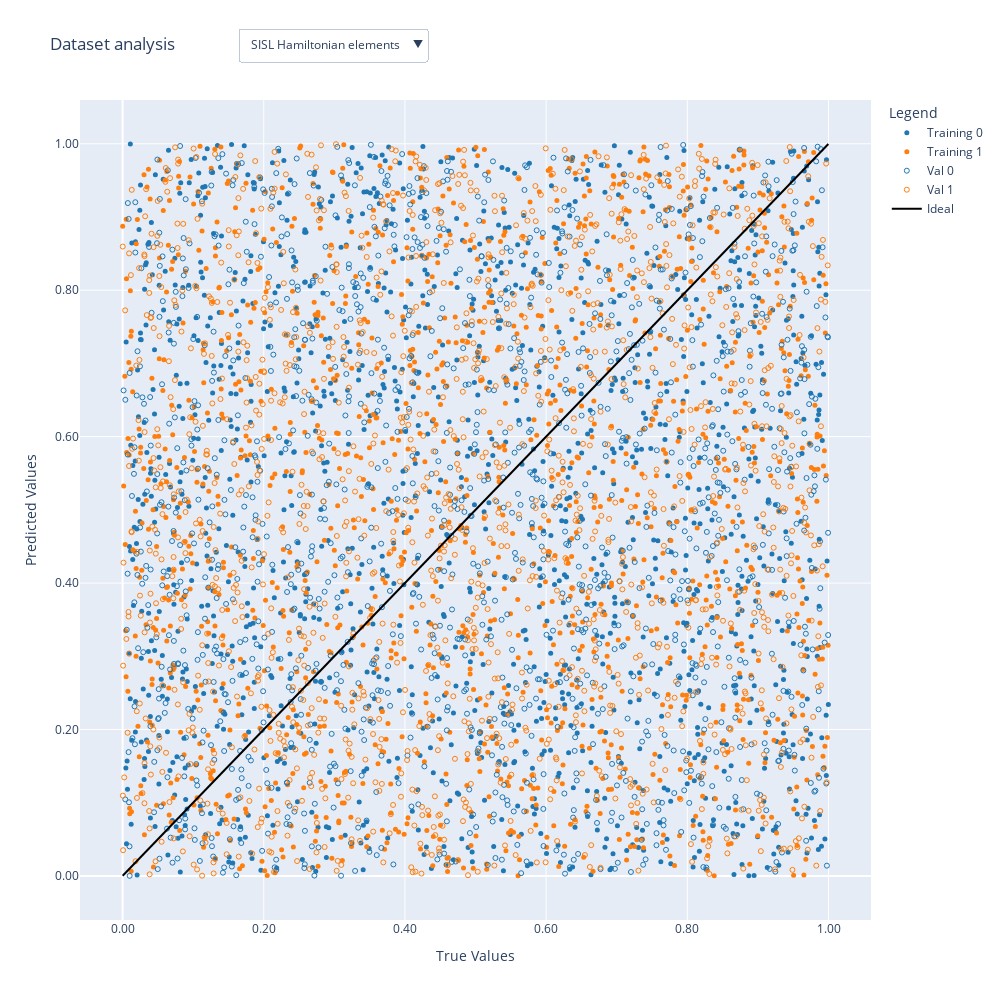

The cell this chart's notebook holds for it:
### Code cell
# Create figure
fig = go.Figure()
n_train_samples = train_true.shape[0]

# Add training data (dashed markers)
matrix_traces = []
mean_traces = []
std_traces = []
for i in range(n_train_samples):

    # Training matrix elements
    trace = go.Scatter(
        x=train_data[0][i],
        y=train_data[1][i],
        mode='markers',
        marker=dict(
            # symbol='dash',
            size=5,
            color=colors[i % len(colors)],
            line=dict(width=0)
        ),
        name=f'Training {i}',
        text=train_labels,
        # hovertemplate='True: %{x:.2f}<br>Pred: %{y:.2f}<br>%{text}',
        # legendgroup='training',
        showlegend=True
    )
    matrix_traces.append(trace)

    # Training means
    trace = go.Scatter(
        x=[train_means[0][i]],
        y=[train_means[1][i]],
        mode='markers',
        marker=dict(
            symbol='square',
            size=5,
            color=colors[i % len(colors)],
            line=dict(width=0)
        ),
        name=f'Mean training {i}',
        text=train_labels,
        # hovertemplate='True: %{x:.2f}<br>Pred: %{y:.2f}<br>%{text}',
        # legendgroup='means',
        visible=False,
        showlegend=True,
    )
    mean_traces.append(trace)

    # Training std
    trace = go.Scatter(
        x=[train_stds[0][i]],
        y=[train_stds[1][i]],
        mode='markers',
        marker=dict(
            symbol='triangle-up',
            size=5,
            color=colors[i % len(colors)],
            line=dict(width=0)
        ),
        name=f'Std training {i}',
        text=train_labels,
        # hovertemplate='True: %{x:.2f}<br>Pred: %{y:.2f}<br>%{text}',
        # legendgroup='means',
        visible=False,
        showlegend=True,
    )
    std_traces.append(trace)

# === Validation ===

n_val_samples = val_true.shape[0]
for i in range(n_val_samples):
    trace = go.Scatter(
        x=val_data[0][i],
        y=val_data[1][i],
        mode='markers',
        marker=dict(
            symbol='circle-open',
            size=5,
            color=colors[i % len(colors)],
            line=dict(width=1,)
        ),
        name=f'Val {i}',
        text=train_labels,
        # hovertemplate='True: %{x:.2f}<br>Pred: %{y:.2f}<br>%{text}',
        # legendgroup='Validation',
        showlegend=True
    )
    matrix_traces.append(trace)

    # Val means
    trace = go.Scatter(
        x=[val_means[0][i]],
        y=[val_means[1][i]],
        mode='markers',
        marker=dict(
            symbol='square-open',
            size=5,
            color=colors[i % len(colors)],
            line=dict(width=1,)
        ),
        name=f'Mean val {i}',
        text=train_labels,
        # hovertemplate='True: %{x:.2f}<br>Pred: %{y:.2f}<br>%{text}',
        # legendgroup='means',
        visible=False,
        showlegend=True,
    )
    mean_traces.append(trace)

    # Validation std
    trace = go.Scatter(
        x=[val_stds[0][i]],
        y=[val_stds[1][i]],
        mode='markers',
        marker=dict(
            symbol='triangle-up-open',
            size=5,
            color=colors[i % len(colors)],
            line=dict(width=0)
        ),
        name=f'Std validation {i}',
        text=train_labels,
        # hovertemplate='True: %{x:.2f}<br>Pred: %{y:.2f}<br>%{text}',
        # legendgroup='means',
        visible=False,
        showlegend=True,
    )
    std_traces.append(trace)
    


# Add identity line
min, max = np.min(train_true), np.max(train_true)
diagonal_trace = go.Scatter(
    x=[min, max],
    y=[min, max],
    mode='lines',
    line=dict(color='black', dash='solid'),
    name='Ideal'
)


# Last dropdown: Max Absolute error
error_trace = go.Scatter(
    x=maxaes,
    y=maxaes_labels,
    mode='markers',
    marker=dict(
        symbol='x',
        size=6,
        color=colors
    ),
    name='Max Absolute Error',
    showlegend=False  # optional: hide legend for this simple plot
)
zero_line_trace = go.Scatter(
    x=[0, 0],
    y=[maxaes_labels[0], maxaes_labels[-1]],  # or your preferred Y range
    mode='lines',
    line=dict(color='black', dash='dash'),
    name='zero',
    showlegend=False
)






# Create figure and update layout
traces = matrix_traces + mean_traces + std_traces + [error_trace] + [zero_line_trace] + [diagonal_trace]
fig = go.Figure(data=traces)
fig.update_layout(
    width=1000,
    height=1000,
    title='Dataset analysis',
    # xaxis_title='True Values',
    # yaxis_title='Predicted Values',
    legend_title='Legend',
    # hovermode='closest',
    # template='plotly_white',
    xaxis=dict(
        title='True Values',
        tickformat=".2f"
    ),
    yaxis=dict(
        title='Predicted Values',
        tickformat=".2f"
    )
)

# Add dropdown
data_true = np.concatenate([train_true, val_true])
data_pred = np.concatenate([train_pred, val_pred])
min_x_data = data_true.min()
max_x_data = data_true.max()
min_y_data = data_pred.min()
max_y_data = data_pred.max()

min_x_mean = np.min([train_means[0].min(), val_means[0].min()])
max_x_mean = np.max([train_means[0].max(), val_means[0].max()])
min_y_mean = np.min([train_means[1].min(), val_means[1].min()])
max_y_mean = np.max([train_means[1].max(), val_means[1].max()])

min_x_std = np.min([train_stds[0].min(), val_stds[0].min()])
max_x_std = np.max([train_stds[0].max(), val_stds[0].max()])
min_y_std = np.min([train_stds[1].min(), val_stds[1].min()])
max_y_std = np.max([train_stds[1].max(), val_stds[1].max()])

fig.update_layout(
    updatemenus=[
        dict(
            buttons=[
                dict(
                    label="SISL Hamiltonian elements",
                    method="update",
                    args=[{"visible": [True]*len(matrix_traces) + [False]*len(mean_traces) + [False]*len(std_traces) + [False]*2 + [True]},
                          {
                            "xaxis": {"range": [min_x_data-0.05*min_x_data, max_x_data+0.05*max_x_data]},
                            "yaxis": {"range": [min_y_data-0.05*min_y_data, max_y_data+0.05*max_y_data]},
                        }]
                ),
                dict(
                    label="Mean",
                    method="update",
                    args=[
                        {"visible": [False]*len(matrix_traces) + [True]*len(mean_traces) + [False]*len(std_traces) + [False]*2 + [True]},
                        {
                            "xaxis": {"range": [min_x_mean-0.0005*min_x_mean, max_x_mean+0.0005*max_x_mean]},
                            "yaxis": {"range": [min_y_mean-0.0005*min_y_mean, max_y_mean+0.0005*max_y_mean]},
                        }

                    ]
                ),
                dict(
                    label="Std",
                    method="update",
                    args=[
                        {"visible": [False]*len(matrix_traces) + [False]*len(mean_traces) + [True]*len(std_traces) + [False]*2 + [True]},
                        {
                            "xaxis": {"range": [min_x_std-0.0005*min_x_std, max_x_std+0.0005*max_x_std]},
                            "yaxis": {"range": [min_y_std-0.0005*min_y_std, max_y_std+0.0005*max_y_std]},
                        }

                    ]
                ),
                dict(
                    label="Max Absolute Error",
                    method="update",
                    args=[
                        {"visible": [False]*len(matrix_traces) + [False]*len(mean_traces) + [False]*len(std_traces) + [True]*2 + [False]},
                        {"xaxis": {"title": "Max Absolute Error"},
                         "yaxis": {
                             "title": "Structures",
                             "type": "category",
                            #  "categoryorder": "array",
                             "categoryarray": maxaes_labels,
                             "autorange": "reversed"
                         },
                         "showlegend": [False]*len(matrix_traces + mean_traces + std_traces) + [False]*2 + [False]}
                    ]
                )


            ],
            direction="down",
            pad={"r": 10, "t": 10},
            showactive=True,
            x=0.2,
            xanchor="left",
            y=1.1,
            yanchor="top"
        ),
    ]
)

### Figure 1 — Plotly figure (JSON) as saved in the notebook; plotly's stock layout.template omitted (floating-point values rounded to 4 significant figures; data arrays with more than 128 entries replaced by an {"elided": "..."} marker saying what was removed)
{"data": [{"marker": {"color": "#1f77b4", "line": {"width": 0}, "size": 5}, "mode": "markers", "name": "Training 0", "showlegend": true, "text": ["A", "B", "A", "B", "A", "B", "A", "B", "A", "B", "A", "B", "A", "B", "A", "B", "A", "B", "A", "B", "A", "B", "A", "B", "A", "B", "A", "B", "A", "B", "A", "B", "A", "B", "A", "B", "A", "B", "A", "B", "A", "B", "A", "B", "A", "B", "A", "B", "A", "B", "A", "B", "A", "B", "A", "B", "A", "B", "A", "B", "A", "B", "A", "B", "A", "B", "A", "B", "A", "B", "A", "B", "A", "B", "A", "B", "A", "B", "A", "B", "A", "B", "A", "B", "A", "B", "A", "B", "A", "B", "A", "B", "A", "B", "A", "B", "A", "B", "A", "B"], "type": "scatter", "x": {"elided": "1352 float values"}, "y": {"elided": "1352 float values"}}, {"marker": {"color": "#ff7f0e", "line": {"width": 0}, "size": 5}, "mode": "markers", "name": "Training 1", "showlegend": true, "text": ["A", "B", "A", "B", "A", "B", "A", "B", "A", "B", "A", "B", "A", "B", "A", "B", "A", "B", "A", "B", "A", "B", "A", "B", "A", "B", "A", "B", "A", "B", "A", "B", "A", "B", "A", "B", "A", "B", "A", "B", "A", "B", "A", "B", "A", "B", "A", "B", "A", "B", "A", "B", "A", "B", "A", "B", "A", "B", "A", "B", "A", "B", "A", "B", "A", "B", "A", "B", "A", "B", "A", "B", "A", "B", "A", "B", "A", "B", "A", "B", "A", "B", "A", "B", "A", "B", "A", "B", "A", "B", "A", "B", "A", "B", "A", "B", "A", "B", "A", "B"], "type": "scatter", "x": {"elided": "1352 float values"}, "y": {"elided": "1352 float values"}}, {"marker": {"color": "#1f77b4", "line": {"width": 1}, "size": 5, "symbol": "circle-open"}, "mode": "markers", "name": "Val 0", "showlegend": true, "text": ["A", "B", "A", "B", "A", "B", "A", "B", "A", "B", "A", "B", "A", "B", "A", "B", "A", "B", "A", "B", "A", "B", "A", "B", "A", "B", "A", "B", "A", "B", "A", "B", "A", "B", "A", "B", "A", "B", "A", "B", "A", "B", "A", "B", "A", "B", "A", "B", "A", "B", "A", "B", "A", "B", "A", "B", "A", "B", "A", "B", "A", "B", "A", "B", "A", "B", "A", "B", "A", "B", "A", "B", "A", "B", "A", "B", "A", "B", "A", "B", "A", "B", "A", "B", "A", "B", "A", "B", "A", "B", "A", "B", "A", "B", "A", "B", "A", "B", "A", "B"], "type": "scatter", "x": {"elided": "1352 float values"}, "y": {"elided": "1352 float values"}}, {"marker": {"color": "#ff7f0e", "line": {"width": 1}, "size": 5, "symbol": "circle-open"}, "mode": "markers", "name": "Val 1", "showlegend": true, "text": ["A", "B", "A", "B", "A", "B", "A", "B", "A", "B", "A", "B", "A", "B", "A", "B", "A", "B", "A", "B", "A", "B", "A", "B", "A", "B", "A", "B", "A", "B", "A", "B", "A", "B", "A", "B", "A", "B", "A", "B", "A", "B", "A", "B", "A", "B", "A", "B", "A", "B", "A", "B", "A", "B", "A", "B", "A", "B", "A", "B", "A", "B", "A", "B", "A", "B", "A", "B", "A", "B", "A", "B", "A", "B", "A", "B", "A", "B", "A", "B", "A", "B", "A", "B", "A", "B", "A", "B", "A", "B", "A", "B", "A", "B", "A", "B", "A", "B", "A", "B"], "type": "scatter", "x": {"elided": "1352 float values"}, "y": {"elided": "1352 float values"}}, {"marker": {"color": "#1f77b4", "line": {"width": 0}, "size": 5, "symbol": "square"}, "mode": "markers", "name": "Mean training 0", "showlegend": true, "text": ["A", "B", "A", "B", "A", "B", "A", "B", "A", "B", "A", "B", "A", "B", "A", "B", "A", "B", "A", "B", "A", "B", "A", "B", "A", "B", "A", "B", "A", "B", "A", "B", "A", "B", "A", "B", "A", "B", "A", "B", "A", "B", "A", "B", "A", "B", "A", "B", "A", "B", "A", "B", "A", "B", "A", "B", "A", "B", "A", "B", "A", "B", "A", "B", "A", "B", "A", "B", "A", "B", "A", "B", "A", "B", "A", "B", "A", "B", "A", "B", "A", "B", "A", "B", "A", "B", "A", "B", "A", "B", "A", "B", "A", "B", "A", "B", "A", "B", "A", "B"], "type": "scatter", "visible": false, "x": [0.4975], "y": [0.497]}, {"marker": {"color": "#ff7f0e", "line": {"width": 0}, "size": 5, "symbol": "square"}, "mode": "markers", "name": "Mean training 1", "showlegend": true, "text": ["A", "B", "A", "B", "A", "B", "A", "B", "A", "B", "A", "B", "A", "B", "A", "B", "A", "B", "A", "B", "A", "B", "A", "B", "A", "B", "A", "B", "A", "B", "A", "B", "A", "B", "A", "B", "A", "B", "A", "B", "A", "B", "A", "B", "A", "B", "A", "B", "A", "B", "A", "B", "A", "B", "A", "B", "A", "B", "A", "B", "A", "B", "A", "B", "A", "B", "A", "B", "A", "B", "A", "B", "A", "B", "A", "B", "A", "B", "A", "B", "A", "B", "A", "B", "A", "B", "A", "B", "A", "B", "A", "B", "A", "B", "A", "B", "A", "B", "A", "B"], "type": "scatter", "visible": false, "x": [0.4989], "y": [0.495]}, {"marker": {"color": "#1f77b4", "line": {"width": 1}, "size": 5, "symbol": "square-open"}, "mode": "markers", "name": "Mean val 0", "showlegend": true, "text": ["A", "B", "A", "B", "A", "B", "A", "B", "A", "B", "A", "B", "A", "B", "A", "B", "A", "B", "A", "B", "A", "B", "A", "B", "A", "B", "A", "B", "A", "B", "A", "B", "A", "B", "A", "B", "A", "B", "A", "B", "A", "B", "A", "B", "A", "B", "A", "B", "A", "B", "A", "B", "A", "B", "A", "B", "A", "B", "A", "B", "A", "B", "A", "B", "A", "B", "A", "B", "A", "B", "A", "B", "A", "B", "A", "B", "A", "B", "A", "B", "A", "B", "A", "B", "A", "B", "A", "B", "A", "B", "A", "B", "A", "B", "A", "B", "A", "B", "A", "B"], "type": "scatter", "visible": false, "x": [0.4951], "y": [0.4904]}, {"marker": {"color": "#ff7f0e", "line": {"width": 1}, "size": 5, "symbol": "square-open"}, "mode": "markers", "name": "Mean val 1", "showlegend": true, "text": ["A", "B", "A", "B", "A", "B", "A", "B", "A", "B", "A", "B", "A", "B", "A", "B", "A", "B", "A", "B", "A", "B", "A", "B", "A", "B", "A", "B", "A", "B", "A", "B", "A", "B", "A", "B", "A", "B", "A", "B", "A", "B", "A", "B", "A", "B", "A", "B", "A", "B", "A", "B", "A", "B", "A", "B", "A", "B", "A", "B", "A", "B", "A", "B", "A", "B", "A", "B", "A", "B", "A", "B", "A", "B", "A", "B", "A", "B", "A", "B", "A", "B", "A", "B", "A", "B", "A", "B", "A", "B", "A", "B", "A", "B", "A", "B", "A", "B", "A", "B"], "type": "scatter", "visible": false, "x": [0.4869], "y": [0.5004]}, {"marker": {"color": "#1f77b4", "line": {"width": 0}, "size": 5, "symbol": "triangle-up"}, "mode": "markers", "name": "Std training 0", "showlegend": true, "text": ["A", "B", "A", "B", "A", "B", "A", "B", "A", "B", "A", "B", "A", "B", "A", "B", "A", "B", "A", "B", "A", "B", "A", "B", "A", "B", "A", "B", "A", "B", "A", "B", "A", "B", "A", "B", "A", "B", "A", "B", "A", "B", "A", "B", "A", "B", "A", "B", "A", "B", "A", "B", "A", "B", "A", "B", "A", "B", "A", "B", "A", "B", "A", "B", "A", "B", "A", "B", "A", "B", "A", "B", "A", "B", "A", "B", "A", "B", "A", "B", "A", "B", "A", "B", "A", "B", "A", "B", "A", "B", "A", "B", "A", "B", "A", "B", "A", "B", "A", "B"], "type": "scatter", "visible": false, "x": [0.2948], "y": [0.289]}, {"marker": {"color": "#ff7f0e", "line": {"width": 0}, "size": 5, "symbol": "triangle-up"}, "mode": "markers", "name": "Std training 1", "showlegend": true, "text": ["A", "B", "A", "B", "A", "B", "A", "B", "A", "B", "A", "B", "A", "B", "A", "B", "A", "B", "A", "B", "A", "B", "A", "B", "A", "B", "A", "B", "A", "B", "A", "B", "A", "B", "A", "B", "A", "B", "A", "B", "A", "B", "A", "B", "A", "B", "A", "B", "A", "B", "A", "B", "A", "B", "A", "B", "A", "B", "A", "B", "A", "B", "A", "B", "A", "B", "A", "B", "A", "B", "A", "B", "A", "B", "A", "B", "A", "B", "A", "B", "A", "B", "A", "B", "A", "B", "A", "B", "A", "B", "A", "B", "A", "B", "A", "B", "A", "B", "A", "B"], "type": "scatter", "visible": false, "x": [0.2871], "y": [0.287]}, {"marker": {"color": "#1f77b4", "line": {"width": 0}, "size": 5, "symbol": "triangle-up-open"}, "mode": "markers", "name": "Std validation 0", "showlegend": true, "text": ["A", "B", "A", "B", "A", "B", "A", "B", "A", "B", "A", "B", "A", "B", "A", "B", "A", "B", "A", "B", "A", "B", "A", "B", "A", "B", "A", "B", "A", "B", "A", "B", "A", "B", "A", "B", "A", "B", "A", "B", "A", "B", "A", "B", "A", "B", "A", "B", "A", "B", "A", "B", "A", "B", "A", "B", "A", "B", "A", "B", "A", "B", "A", "B", "A", "B", "A", "B", "A", "B", "A", "B", "A", "B", "A", "B", "A", "B", "A", "B", "A", "B", "A", "B", "A", "B", "A", "B", "A", "B", "A", "B", "A", "B", "A", "B", "A", "B", "A", "B"], "type": "scatter", "visible": false, "x": [0.2892], "y": [0.2806]}, {"marker": {"color": "#ff7f0e", "line": {"width": 0}, "size": 5, "symbol": "triangle-up-open"}, "mode": "markers", "name": "Std validation 1", "showlegend": true, "text": ["A", "B", "A", "B", "A", "B", "A", "B", "A", "B", "A", "B", "A", "B", "A", "B", "A", "B", "A", "B", "A", "B", "A", "B", "A", "B", "A", "B", "A", "B", "A", "B", "A", "B", "A", "B", "A", "B", "A", "B", "A", "B", "A", "B", "A", "B", "A", "B", "A", "B", "A", "B", "A", "B", "A", "B", "A", "B", "A", "B", "A", "B", "A", "B", "A", "B", "A", "B", "A", "B", "A", "B", "A", "B", "A", "B", "A", "B", "A", "B", "A", "B", "A", "B", "A", "B", "A", "B", "A", "B", "A", "B", "A", "B", "A", "B", "A", "B", "A", "B"], "type": "scatter", "visible": false, "x": [0.2864], "y": [0.2868]}, {"marker": {"color": ["#1f77b4", "#ff7f0e", "#2ca02c", "#d62728", "#9467bd", "#8c564b", "#e377c2", "#7f7f7f", "#bcbd22", "#17becf", "#fdae61", "#66c2a5", "#fc8d62", "#a6d854", "#ffd92f", "#e5c494", "#b3b3b3"], "size": 6, "symbol": "x"}, "mode": "markers", "name": "Max Absolute Error", "showlegend": false, "type": "scatter", "x": [0.9886, 0.964, 0.9837, 0.9687], "y": ["str0", "str1", "str2", "str3"]}, {"line": {"color": "black", "dash": "dash"}, "mode": "lines", "name": "zero", "showlegend": false, "type": "scatter", "x": [0, 0], "y": ["str0", "str3"]}, {"line": {"color": "black", "dash": "solid"}, "mode": "lines", "name": "Ideal", "type": "scatter", "x": [0.0001347, 0.9997], "y": [0.0001347, 0.9997]}], "layout": {"height": 1000, "legend": {"title": {"text": "Legend"}}, "title": {"text": "Dataset analysis"}, "updatemenus": [{"buttons": [{"args": [{"visible": [true, true, true, true, false, false, false, false, false, false, false, false, false, false, true]}, {"xaxis": {"range": [0.000128, 1.05]}, "yaxis": {"range": [1.105e-05, 1.05]}}], "label": "SISL Hamiltonian elements", "method": "update"}, {"args": [{"visible": [false, false, false, false, true, true, true, true, false, false, false, false, false, false, true]}, {"xaxis": {"range": [0.4867, 0.4992]}, "yaxis": {"range": [0.4901, 0.5006]}}], "label": "Mean", "method": "update"}, {"args": [{"visible": [false, false, false, false, false, false, false, false, true, true, true, true, false, false, true]}, {"xaxis": {"range": [0.2862, 0.295]}, "yaxis": {"range": [0.2804, 0.2891]}}], "label": "Std", "method": "update"}, {"args": [{"visible": [false, false, false, false, false, false, false, false, false, false, false, false, true, true, false]}, {"showlegend": [false, false, false, false, false, false, false, false, false, false, false, false, false, false, false], "xaxis": {"title": "Max Absolute Error"}, "yaxis": {"autorange": "reversed", "categoryarray": ["str0", "str1", "str2", "str3"], "title": "Structures", "type": "category"}}], "label": "Max Absolute Error", "method": "update"}], "direction": "down", "pad": {"r": 10, "t": 10}, "showactive": true, "x": 0.2, "xanchor": "left", "y": 1.1, "yanchor": "top"}], "width": 1000, "xaxis": {"tickformat": ".2f", "title": {"text": "True Values"}}, "yaxis": {"tickformat": ".2f", "title": {"text": "Predicted Values"}}}}
